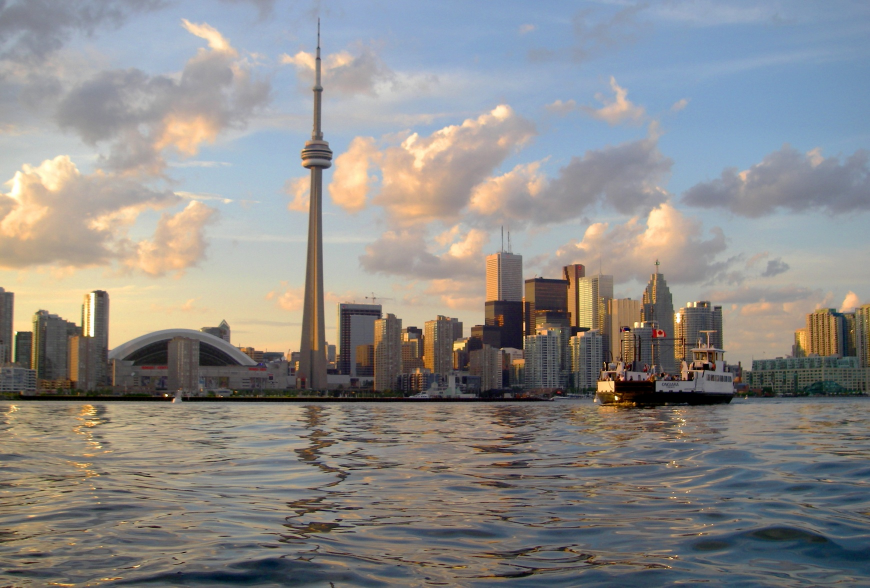
#> input picture misc/cv_basic/skyline.jpg, 1739 x 1175 px, given in place of skyline.png, which was not available (shown at 1/2 size)
$ jupyter execute cv_basic.ipynb   (shell and % lines are left out)   (text cells are left out)
#> lines starting #> are read from the running program, lines starting #| are printed output that depends on the picture; pictures that were not available may be replaced by others from this repository, and a replacement may not be noted
[cell 1]
import cv2 #we're using OpenCV 4
import numpy as np
from matplotlib import pyplot as plt
import os

[cell 2]
img = np.zeros((3,3), dtype=np.uint8)
img

[cell 3]
img = cv2.cvtColor(img, cv2.COLOR_GRAY2BGR)
img

[cell 4]
new_img = cv2.imread('skyline.png') #read the image in BGR color format
#> new_img is the input picture: shape (1175, 1739, 3); mean B, G, R 137, 138.5, 140.2
cv2.imwrite('skyline.jpg',new_img) #convert to jpg and save as skyline.jpg
print(new_img.shape)
#| (1175, 1739, 3)

[cell 5]
plt.imshow(new_img)
plt.show()
#looks weird, doesn't it? This is because cv2.imread reads in BGR format (reverse of RGB)

[cell 6]
plt.imshow(cv2.cvtColor(new_img, cv2.COLOR_BGR2RGB))
plt.show()
#looks better now!

[cell 7]
color_img = cv2.imread('skyline.jpg', cv2.IMREAD_COLOR) #default
gray_img = cv2.imread('skyline.jpg', cv2.IMREAD_GRAYSCALE) #8-bit grayscale
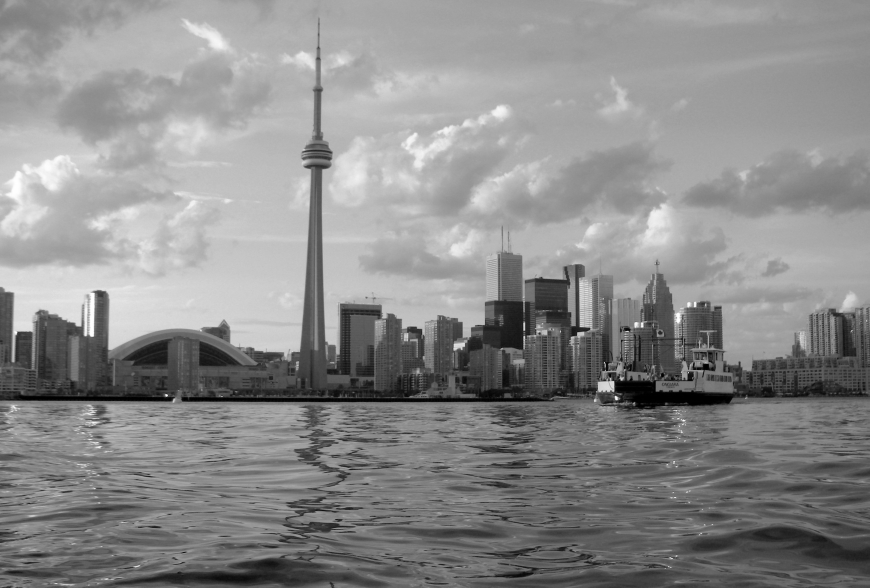
#> gray_img: shape (1175, 1739) (shown at 1/2 size); min 0, max 255, mean 138.9
cv2.imwrite('skyline_gray.jpg', gray_img)

fig = plt.figure(figsize = (20,20))

ax1 = fig.add_subplot(1,3,1)
ax1.imshow(cv2.cvtColor(color_img, cv2.COLOR_BGR2RGB)) #color (RGB)
ax2 = fig.add_subplot(1,3,2)
ax2.imshow(gray_img) #not what we want
ax3 = fig.add_subplot(1,3,3)
ax3.imshow(gray_img, cmap = plt.cm.gray) #grayscale
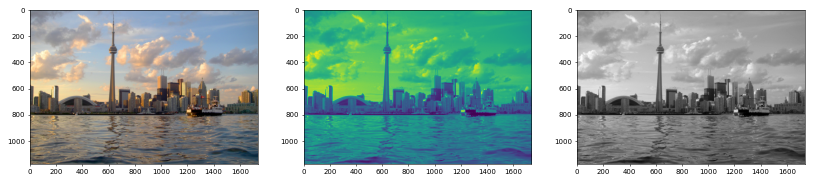
#> figure drawn by matplotlib, 3 panels

[cell 8]
#array of 120000 random bytes
np_rand = np.random.randint(0,256,120000)
#can also do np_rand = np.array(bytearray(os.urandom(120000))) instead

gray_image = np_rand.reshape(300, 400)
cv2.imwrite('random_gray.png', gray_image)
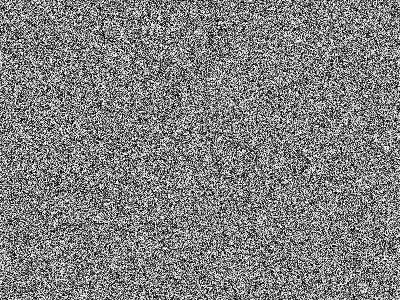
#> saved as random_gray.png: shape (300, 400); min 0, max 255, mean 127.7
bgr_image = np_rand.reshape(100, 400, 3)
cv2.imwrite('random_bgr.png', bgr_image)
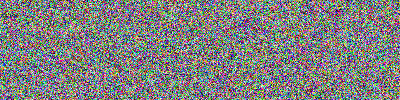
#> saved as random_bgr.png: shape (100, 400, 3); mean B, G, R 127.6, 128, 127.7

fig = plt.figure(figsize = (20,20))
ax1 = fig.add_subplot(1,2,1)
ax1.imshow(gray_image, cmap = plt.cm.gray)
ax2 = fig.add_subplot(1,2,2)
ax2.imshow(bgr_image)
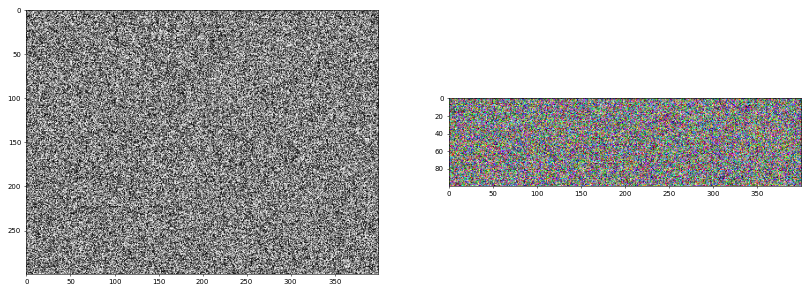
#> figure drawn by matplotlib, 2 panels

[cell 9]
#modifying pixels using numpy
initial = color_img.item(250, 400, 0)
#> initial = 159
color_img.itemset((250, 400, 0), 248) #sets value to 248
#> color_img: shape (1175, 1739, 3); mean B, G, R 137, 138.5, 140.2
final = color_img.item(250, 400, 0)
#> final = 248
print("Initial pixel value is {}, and final pixel value is {}".format(initial, final))
#| Initial pixel value is 159, and final pixel value is 248

[cell 10]
#manipulating ranges
green_pic = cv2.imread('green.jpg')
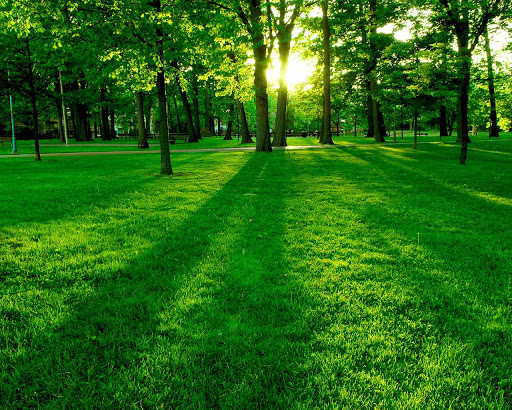
#> input picture misc/cv_basic/green.jpg, 512 x 410 px
#> green_pic is the input picture: shape (410, 512, 3); mean B, G, R 18.9, 107.6, 41.3
fig = plt.figure(figsize = (8,8))
ax1 = fig.add_subplot(1,2,1)
ax1.imshow(cv2.cvtColor(green_pic, cv2.COLOR_BGR2RGB))
green_pic[:,:,1] = 0 #green channel set to zero
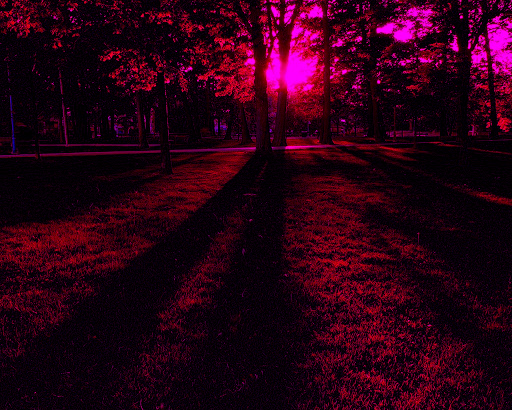
#> green_pic: shape (410, 512, 3); mean B, G, R 18.9, 0, 41.3
ax2 = fig.add_subplot(1,2,2)
ax2.imshow(cv2.cvtColor(green_pic, cv2.COLOR_BGR2RGB))
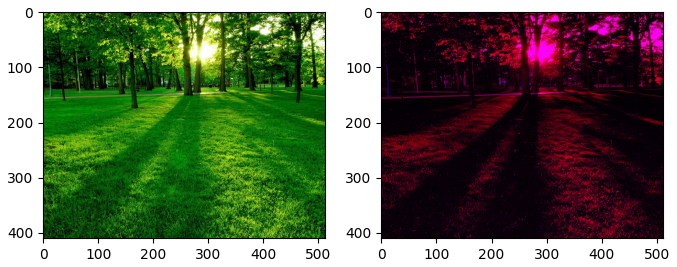
#> figure drawn by matplotlib, 2 panels

[cell 11]
# [6 lines of commented-out code are left out]

[cell 12]
green_pic = cv2.imread('green.jpg')
print(green_pic.shape)
#| (410, 512, 3)
toronto = cv2.imread('skyline.jpg')
print(toronto.shape)
#| (1175, 1739, 3)
region = green_pic[0:400, 0:400]
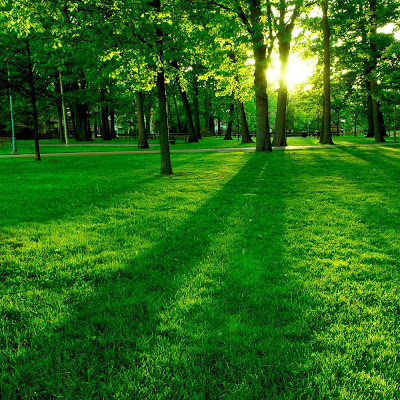
#> region: shape (400, 400, 3); mean B, G, R 18, 108.2, 42
toronto[600:1000,600:1000] = region
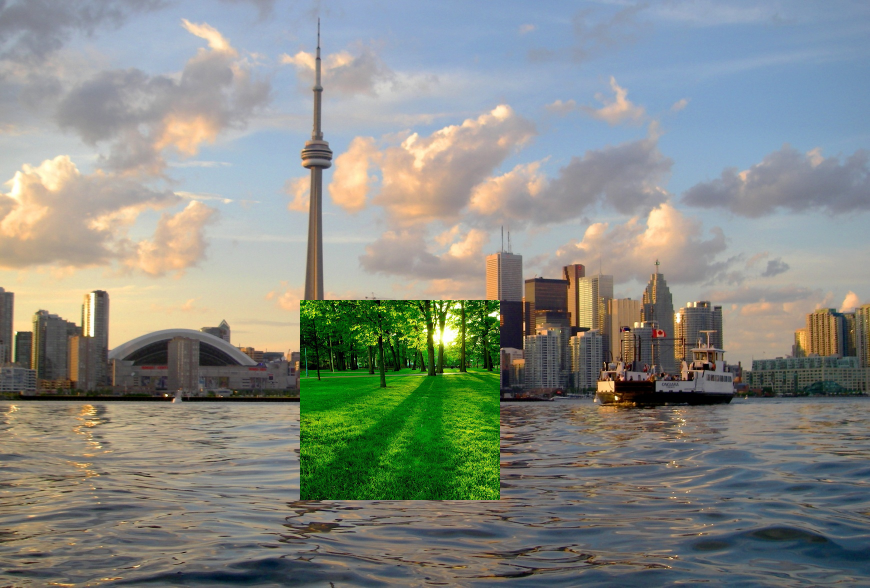
#> toronto: shape (1175, 1739, 3) (shown at 1/2 size); mean B, G, R 131.2, 139, 134.5
plt.imshow(toronto)
plt.show()
